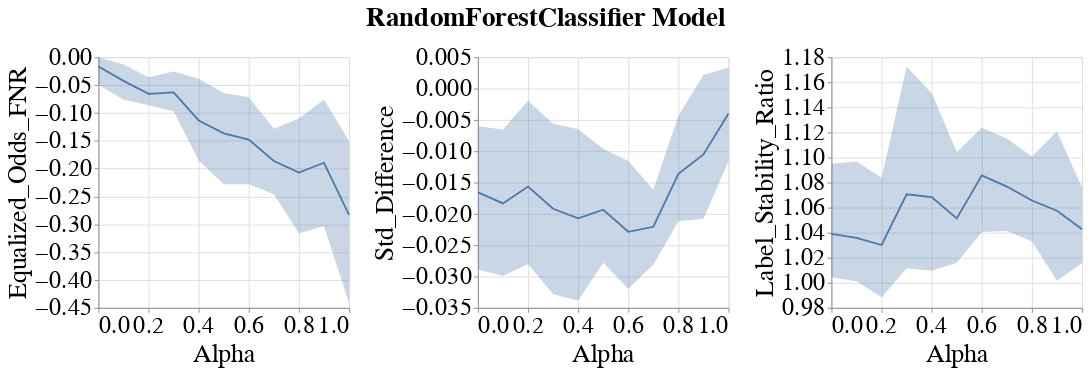

Here is the notebook cell this chart was saved with:
### Markdown cell above
### Line band plots for group metrics

### Code cell
visualizer.create_group_metrics_line_band_plot(group='Race',
                                               model_name=MODEL_NAMES[0],
                                               group_metrics=['Equalized_Odds_FNR', 'Std_Difference', 'Label_Stability_Ratio'])
